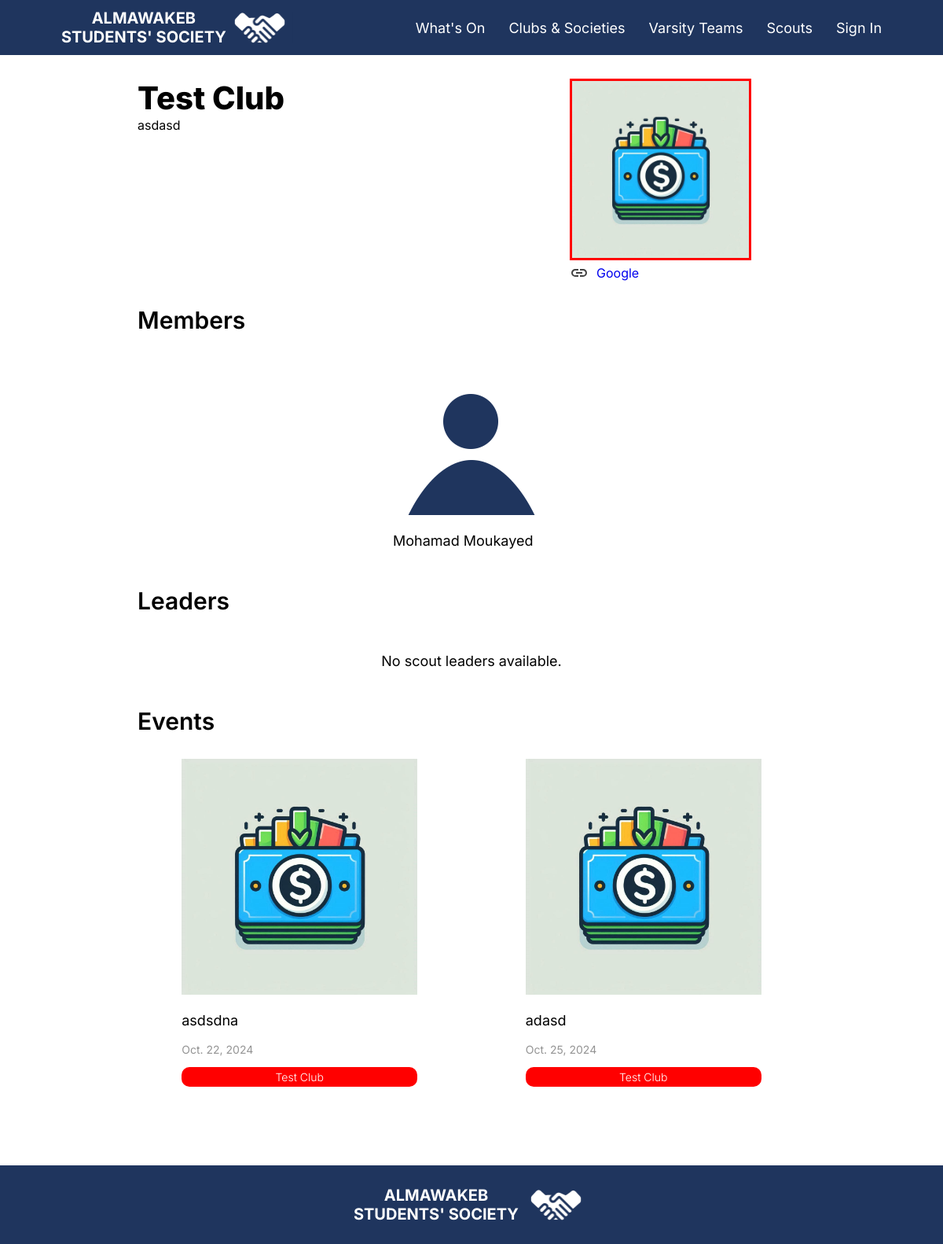
The app's page /Scouts/Detail/3/ with its own data.
### mainapp/models.py (models this page shows, shortened)
class Club(models.Model):
    name = models.CharField(max_length=255)
    heads = models.ManyToManyField(User, related_name='head_clubs', blank=True)
    leadership = models.ManyToManyField(User, related_name='leadership_roles', blank=True)
    members = models.ManyToManyField(User, related_name='membership_clubs', blank=True)
    advisors = models.ManyToManyField(User, related_name='advisor_clubs', blank=True)
    events = models.ManyToManyField('Event', related_name='events', blank=True)
    type = models.CharField(choices=[('male', "Boys Only"),('female','Girls Only'), ('mixed', 'Mixed Club')], default='mixed', max_length=6)
    about = models.TextField()
    logo = models.ImageField(upload_to='clubs_logos/')
    color = models.CharField(max_length=7)  # Hex color code
    links = models.ManyToManyField(Links, related_name='club_links', blank=True)

class Links(models.Model):
    name = models.CharField(max_length=10000)
    link = models.URLField()

class User(AbstractBaseUser, PermissionsMixin):
    name = models.CharField(max_length=255)
    email = models.EmailField(verbose_name="email", max_length=60, unique=True)
    is_admin = models.BooleanField(default=False)
    is_staff = models.BooleanField(default=False)
    is_active = models.BooleanField(default=True)
    associated_student = models.ForeignKey("Student",null=True, blank=True, on_delete=models.CASCADE)
    associated_faculty = models.ForeignKey("Faculty",null=True, blank=True, on_delete=models.CASCADE)
    associated_clubs = models.ManyToManyField("Club", blank=True,related_name="associated_clubs")
    associated_varsities = models.ManyToManyField("Varsity", blank=True,related_name="associated_varsity")
    objects = UserManager()
    USERNAME_FIELD = 'email'
    REQUIRED_FIELDS = ['name']

class Student(models.Model):
    student_db_id = models.CharField(max_length=20, primary_key=True,help_text="Student ID")
    YEAR_CHOICES = [
        ('FR', 'Freshman'),
        ('SO', 'Sophomore'),
        ('JR', 'Junior'),
        ('SR', 'Senior'),
    ]
    SECTION_CHOICES = [
        ('A', 'A'),
        ('B', 'B'),
        ('C', 'C'),
        ('D', 'D'),
        ('E', 'E'),
        ('F', 'F'),
        ('G', 'G'),
        ('H', 'H'),
        ('I', 'I'),
        ('J', 'J'),
    ]
    year_level = models.IntegerField(blank=True, null=True)
    section = models.CharField(max_length=1, choices=SECTION_CHOICES)
    profile_picture = models.ImageField(upload_to='profiles/', null=True, blank=True, default='default-pfp.png')
    about = models.TextField(blank=True,null=True)
    year_level_title = models.CharField(max_length=10, blank=True)
    gender = models.CharField(max_length=10,choices=[('male', 'Male'), ('female','Female')], default='male')

class Event(models.Model):
    GROUP_CHOICES = [
        ('ngr', 'All Year Levels'),
        ('12', 'Senior'),
        ('11', 'Junior'),
        ('10', 'Sophomore'),
        ('9', 'Freshman'),
    ]
    GRADE_CHOICES = [
        ('nosec', 'All Sections'),
        ('A', 'A'),
        ('B', 'B'),
        ('C', 'C'),
        ('D', 'D'),
        ('E', 'E'),
        ('F', 'F'),
        ('G', 'G'),
        ('H', 'H'),
        ('I', 'I'),
        ('J', 'J'),
    ]
    author = models.ForeignKey(Club, on_delete=models.CASCADE, related_name='authored_events')
    cover = models.ImageField(upload_to='event_covers/', blank=True, null=True)  # Remove default and allow blank/null
    title = models.CharField(max_length=100)
    text = models.TextField()
    summary = models.CharField(max_length=150)
    date = models.DateField()
    start_time = models.TimeField(blank=True, null=True)
    end_time = models.TimeField(blank=True, null=True)
    published_date = models.DateTimeField(null=True, blank=True)
    location = models.CharField(max_length=150, blank=True)
    color = models.ForeignKey(Club, on_delete=models.CASCADE, related_name='club_color', blank=True, null=True)
    group = models.CharField(max_length=3, choices=GROUP_CHOICES,default="ngr")
    grade = models.CharField(max_length=5, choices=GRADE_CHOICES,default="nosec")
    members_only = models.BooleanField(default=False)
    highlight = models.BooleanField(default=False)
    significant_event = models.BooleanField(default=False)
    attending_Students = models.ManyToManyField(User, related_name='attending_students', blank=True)
    confirmed_Students = models.ManyToManyField(User, related_name='confirm_students', blank=True)
    links = models.ManyToManyField(Links, related_name='events_links', blank=True)
    typeitem = "event"

### mainapp/views.py (the view)
# urls.py: path("Scouts/Detail/<int:scouts_id>/", views.Scouts_Detail, name="scouts_detail"),
def Scouts_Detail(request, scouts_id):
    try:
        scouts = Club.objects.get(id=scouts_id)
        events = Event.objects.filter(author=scouts)
    except ObjectDoesNotExist:
        return error_404_view(request, None)
    return render(request, "scouts_detail.html", {'scouts': scouts, 'user': request.user, 'events':events, 'links': scouts.links.all()})

### templates/scouts_detail.html (shortened to what this page needs)
{% extends 'Base.html' %}
{% load static %}
{% block content %}
<div>
    <div class="detailsSide">
            <div style="display: flex; justify-content: space-between; flex-direction: column; justify-content: flex-start;">
            <p class="pageTitle" style="margin: 0px;">{{ scouts.name }}</p>
                <div class="articleDescriptionText">
                    <div>{{ scouts.about|safe }}</div>
                </div>
            </div>
            <div class="linkcontrol">
                <img src="{{ scouts.logo.url }}" style="border: {{ scouts.color }} 3px solid;" alt="{{ scouts.name }} Logo" class="articleCover">
                <div style="width: 300px; text-align: center;">
                    {% for link in links %}
                    <div style=" display: flex; align-items: center;">
                        <img src="{% static "../media/images/link.svg" %}">
                        <a class="links" href="{{link.link }}" target="_blank" style="margin-top: 0px;  margin-left: 10px">{{ link.name }}</a>
                    </div>
                    {% endfor %}
                    </div>
            </div>
        </div>
        <p class="subtitle">Members</p>
        <div class="studentGrid">
            {% for member in scouts.members.all %}
            <div>
                <a>
                    <img src="{{ member.associated_student.profile_picture.url }}" alt="{{ member.name }}" class="studentPFP profileCover">
                    <p class="text">{{ member.name }}</p>
                </a>
            </div>
            {% empty %}
            <p class="text">No members available.</p>
            {% endfor %}
        </div>
        <p class="subtitle">Leaders</p>
        <div class="studentGrid">
            {% for leader in scouts.advisors.all %}
            <div>
                <a>
                    <img src="{{ leader.associated_faculty.profile_picture.url }}" class="studentPFP" alt="{{ leader.name }}" class="profileCover">
                    <p class="text">{{ leader.name }}</p>
                </a>
            </div>
            {% empty %}
            <p class="text">No scout leaders available.</p>
            {% endfor %}
        </div>
        <p class="subtitle">Events</p>
        <div class="grid">
            {% for event in events %}
            <div>
                <a href="{% url 'event_detail' event.id %}">
                    <img class="eventCover" src="{{ event.cover.url }}" alt="Event Cover">
                    <p class="text">{{ event.title }}</p>
                    <p class="aboutText">{{ event.date }}</p>
                    <div class="tagBox" style="background: {{ event.author.color }};">
                        <p class="tagText">{{ event.author.name }}</p>
                    </div>
                </a>
            </div>
            {% empty %}
            <p class="text">No events available.</p>
            {% endfor %}
        </div>
    </div>
</div>
{% endblock %}

### static/CSS/base.css (style rules this page uses)
a { text-decoration: none; }
.pageTitle { color: black; font-size: 40px; font-family: Inter; font-weight: 800; margin-top: 0px; margin-bottom: 30px; }
.text { color: black; font-size: 18px; font-family: Inter; font-weight: 400; }
.subtitle { color: black; font-size: 30px; font-family: Inter; font-weight: 600; }
.aboutText { color: #949494; font-size: 14px; font-family: Inter; font-weight: 400; }
.grid { display: grid; grid-gap: 25px; justify-items: center; grid-template-columns: repeat(auto-fit, minmax(300px, 1fr)); }
.studentGrid { display: grid; grid-gap: 25px; justify-items: center; grid-template-columns: repeat(auto-fit, minmax(200px, 1fr)); }
.eventCover { width: 300px; height: 300px }
.tagBox { display: flex; height: 25px; background: #414648; border-radius: 10px; align-items: center; justify-content: center; }
.tagText { text-align: center; color: white; font-size: 14px; font-family: Inter; font-weight: 300; }
.articleCover { width: 225px; height: 225px; }
.articleDescriptionText { color: black; font-size: 16px; font-family: Inter; font-weight: 400; }
.studentPFP { width: 200px; height: 200px; object-fit: cover; }
.links { font-family: Inter; margin-top: 10px; }
img { object-fit: contain; }
div { font-family: 'Inter'; }
.detailsSide { display: flex; justify-content: space-between; flex-direction: row; gap: 100px }

### records on screen
Club: name "Test Club", about "asdasd", logo (picture)
Links: name "Google"
User: associated_student.profile_picture (placeholder picture), name "Mohamad Moukayed"
Event: cover (picture), title "asdsdna", date "Oct. 22, 2024", author.name "Test Club"
Event: cover (picture), title "adasd", date "Oct. 25, 2024", author.name "Test Club"
